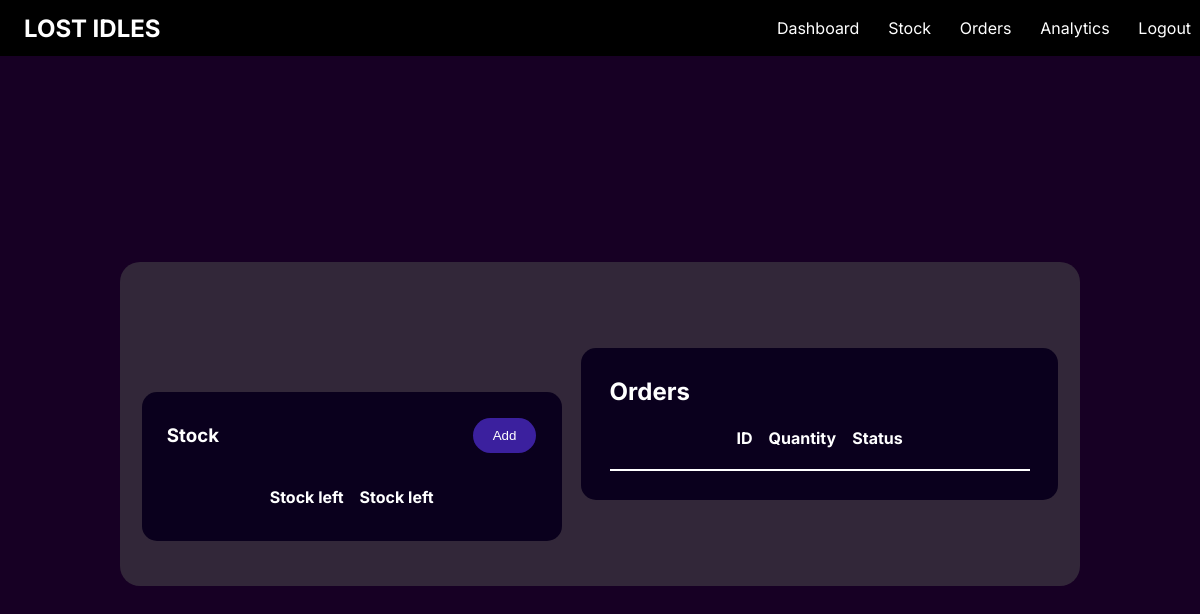
Before: /stock/af549680207842ae995dafa528b6307e with the older database file.
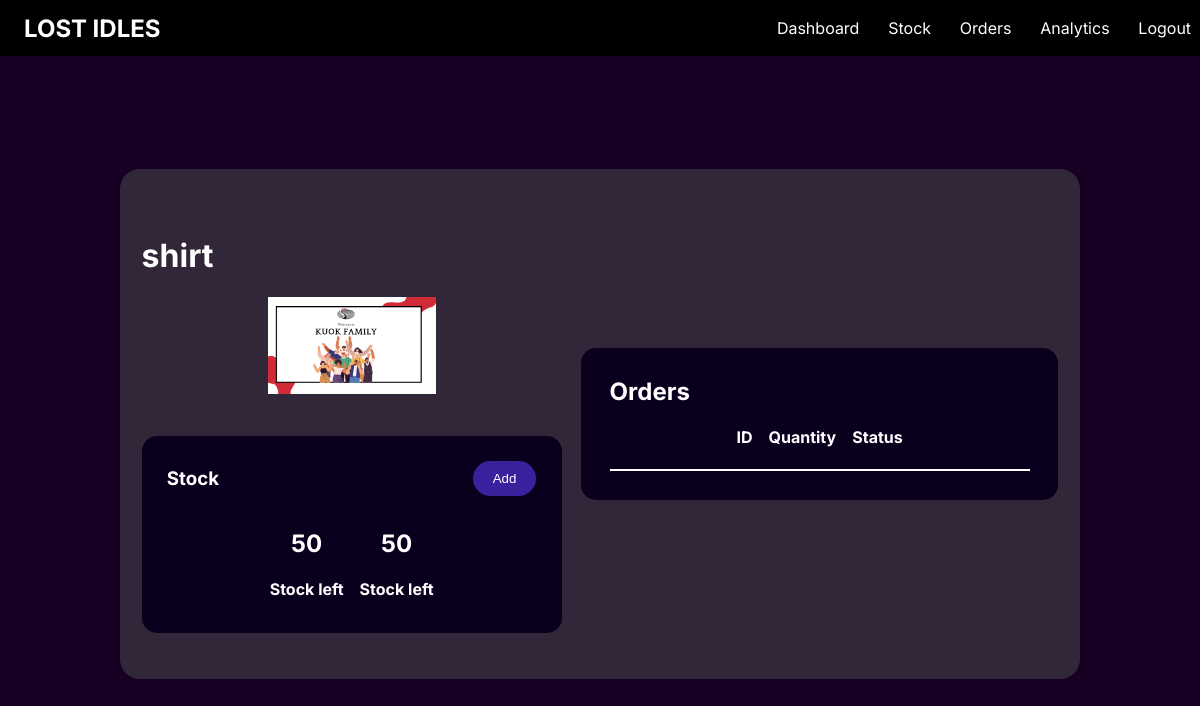
After: the same page with the newer database file.
### app.py (models this page shows, shortened)
class Stock(db.Model):
    __tablename__ = 'stock'
    stock_id = db.Column(db.String(50), primary_key=True)
    name = db.Column(db.String(50), nullable=False)
    category = db.Column(db.String(50), nullable=False)
    stock_level = db.Column(db.Integer, nullable=False)
    image = db.Column(db.String(120), nullable=True)
    price = db.Column(db.Float, nullable=False)
    order_items = db.relationship('OrderStock', back_populates='stock', cascade="all, delete-orphan")

### app.py (the view)
@app.route('/stock/<stock_id>')
def individual_stock(stock_id):
    stock = db.session.execute(db.select(Stock).filter_by(stock_id=stock_id)).scalar_one_or_none()
    return render_template('individual_stock.html', stock=stock)

### templates/individual_stock.html (shortened to what this page needs)
{% extends "boiler.html" %}
{% block head %}
    <link rel="stylesheet" href="{{ url_for('static', filename='styles/individual_stock.css') }}">
{% endblock %}
{% block content %}
    <main>
        <div class="container">
            <div id="left">
                <h1 style="text-align: left;" id="name">{{stock.name}}</h1>
                {% if stock.image == None %}
                    <img src="{{url_for('static', filename='/uploads/placeholder.svg')}}" alt="">
                {% else %}
                    <img src="{{url_for('static', filename='/uploads/' ~ stock.image)}}" alt="">
                {% endif %}
                <div id="stock-container">
                    <div id="header">
                        <h3>Stock</h3>
                        <div id="popup-container">
                            <button onclick="popup()" id="add">Add</button>
                        </div>
                    </div>
                    <div id="stock-info">
                        <div class="stock">
                            <h2>{{stock.stock_level}}</h2>
                            <h4>Stock left</h4>
                        </div>
                        <div class="stock">
                            <h2>{{stock.stock_level}}</h2>
                            <h4>Stock left</h4>
                        </div>
                    </div>
                </div>
            </div>
            <div id="order-container">
                <h2 style="margin: 0; text-align: left;">Orders</h2>
                <div id="labels">
                    <h4>ID</h4>
                    <h4>Quantity</h4>
                    <h4>Status</h4>
                </div>
            </div>
        </div>
    </main>
{% endblock %}

### templates/boiler.html (shortened to what this page needs)
<!DOCTYPE html>
<html lang="en">
<head>
    <link rel="stylesheet" href="{{url_for('static', filename='styles/global.css')}}">
    {% block head %}
    {% endblock %}
</head>
<body style="margin: 0;">
    {% block content %}
    {% endblock %}
</body>
</html>

### static/styles/global.css (style rules this page uses)
body { font-family: "Inter"; }
main { color: white; text-align: center; display: flex; align-items: center; justify-content: center; height: 100vh; margin: 0; }

### static/styles/individual_stock.css (style rules this page uses)
main { background-color: #170024; }
.container { display: flex; align-items: center; justify-content: center; background-color: rgba(78,78,78,0.5); border-radius: 20px; margin: 7% 5% 3% 5%; padding: 3% 0; width: 80vw; height: fit-content; }
#left, #order-container { display: flex; flex-direction: column; justify-content: center; width: 35vw; margin: 1%; text-align: center; }
#order-container, #stock-container { background: #0A001D; border-radius: 15px; }
#header, #stock-info, #labels { display: flex; flex-direction: row; align-items: center; justify-content: center; gap: 1em; }
#header { justify-content: space-between; }
#stock-container { padding: 3% 6%; height: fit-content; }
#add { background-color: #3B209E; }
button { position: relative; text-align: center; padding: 10px 20px; border-radius: 20px; border: none; color: white; transition: 0.3s; z-index: 5; cursor: pointer; width: auto; }
#labels { border-bottom: 2px solid white; }
#order-container { padding: 3%; }
img { align-self: center; width: 40%; margin-bottom: 10%; }
#popup-container { position: relative; width: max-content; }

Changed rows visible on the page:
added Stock: name "shirt", image (picture), stock_level "50"
